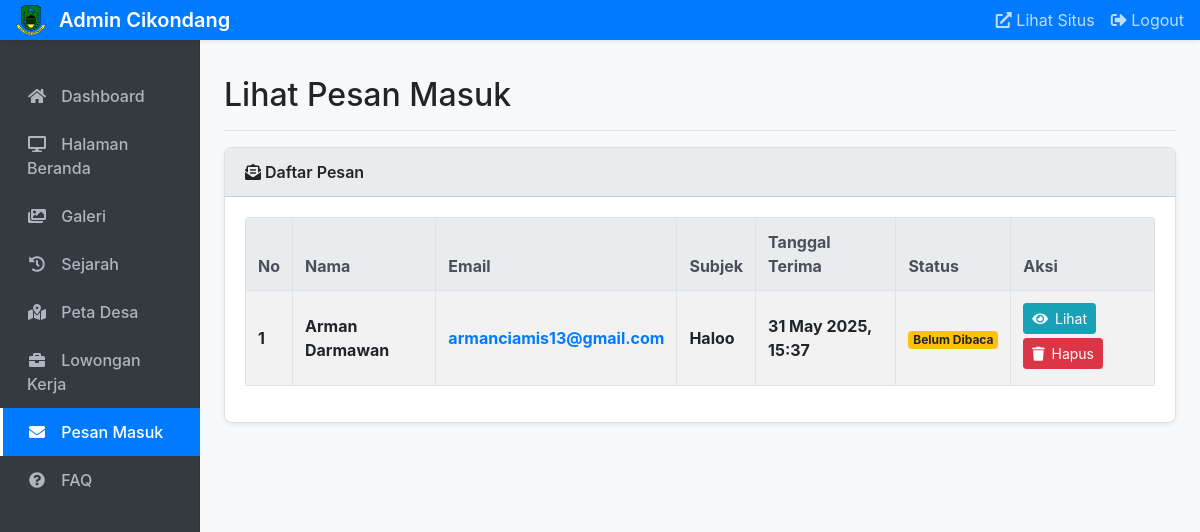
The app's page /admin/view_hubungi.php (signed in) with its own data.
### tables this page shows
CREATE TABLE `pesan_masuk` (
  `id` int(11) NOT NULL,
  `nama` varchar(100) NOT NULL,
  `email` varchar(100) NOT NULL,
  `subjek` varchar(255) NOT NULL,
  `pesan` text NOT NULL,
  `tanggal_terima` timestamp NOT NULL DEFAULT current_timestamp(),
  `tanggal_kirim` timestamp NOT NULL DEFAULT current_timestamp(),
  `status_baca` tinyint(1) NOT NULL DEFAULT 0
);

### admin/view_hubungi.php (the view, shortened to what this page needs)
<?php
include 'template/header.php';
include '../db/connection.php';
?>
<div class="d-flex justify-content-between flex-wrap flex-md-nowrap align-items-center pt-3 pb-2 mb-3 border-bottom">
    <h1 class="h2">Lihat Pesan Masuk</h1>
</div>
<div class="card">
    <div class="card-header">
        <i class="fas fa-envelope-open-text"></i> Daftar Pesan
    </div>
    <div class="card-body">
        <div class="table-responsive">
            <table class="table table-striped table-hover table-bordered">
                <thead class="thead-light">
                    <tr>
                        <th>No</th>
                        <th>Nama</th>
                        <th>Email</th>
                        <th>Subjek</th>
                        <th>Tanggal Terima</th>
                        <th>Status</th>
                        <th>Aksi</th>
                    </tr>
                </thead>
                <tbody>
                    <?php
                    $sql_pesan = "SELECT * FROM pesan_masuk ORDER BY tanggal_terima DESC";
                    $query_pesan = mysqli_query($connection, $sql_pesan);
                    $no = 1;
                    if (mysqli_num_rows($query_pesan) > 0) {
                        while ($pesan = mysqli_fetch_assoc($query_pesan)) {
                            $status_baca_badge = $pesan['status_baca'] == 1
                                ? '<span class="badge badge-success">Sudah Dibaca</span>'
                                : '<span class="badge badge-warning">Belum Dibaca</span>';
                            $row_style = $pesan['status_baca'] == 0 ? "font-weight:bold;" : "";
                            echo "<tr style='".$row_style."'>";
                            echo "<td>" . $no++ . "</td>";
                            echo "<td>" . htmlspecialchars($pesan['nama']) . "</td>";
                            echo "<td><a href='mailto:" . htmlspecialchars($pesan['email']) . "'>" . htmlspecialchars($pesan['email']) . "</a></td>";
                            echo "<td>" . htmlspecialchars($pesan['subjek']) . "</td>";
                            echo "<td>" . date('d M Y, H:i', strtotime($pesan['tanggal_terima'])) . "</td>";
                            echo "<td>" . $status_baca_badge . "</td>";
                            echo "<td>
                                    <button type='button' class='btn btn-sm btn-info btn-lihat-pesan mb-1'
                                        data-idpesan='".$pesan['id']."'
                                        data-nama='".htmlspecialchars($pesan['nama'], ENT_QUOTES)."'
                                        data-email='".htmlspecialchars($pesan['email'], ENT_QUOTES)."'
                                        data-subjek='".htmlspecialchars($pesan['subjek'], ENT_QUOTES)."'
                                        data-pesan='".htmlspecialchars($pesan['pesan'], ENT_QUOTES)."'
                                        data-tanggal='".date('d M Y, H:i', strtotime($pesan['tanggal_terima']))."'
                                        data-statusbaca='".$pesan['status_baca']."'
                                        data-toggle='modal' data-target='#lihatPesanModal'>
                                        <i class='fas fa-eye'></i> Lihat
                                    </button>
                                    <a href='view_hubungi.php?aksi=hapus_pesan&id=" . $pesan['id'] . "' class='btn btn-sm btn-danger mb-1' onclick='return confirm(\"Apakah Anda yakin ingin menghapus pesan ini?\")'><i class='fas fa-trash'></i> Hapus</a>
                                  </td>";
                            echo "</tr>";
                        }
                    } else {
                        echo "<tr><td colspan='7' class='text-center'><div class='alert alert-info'><i class='fas fa-info-circle'></i> Tidak ada pesan masuk saat ini.</div></td></tr>";
                    }
                    ?>
                </tbody>
            </table>
        </div>
    </div>
</div>
<?php include 'template/footer.php'; ?>

### admin/template/header.php (style rules this page uses)
body { font-family: 'Inter', sans-serif; background-color: #f8f9fa; }
.card { border-radius: 0.5rem; box-shadow: 0 0.125rem 0.25rem rgba(0,0,0,.075); }
.card-header { background-color: #e9ecef; font-weight: 600; }
.table-responsive { border-radius: 0.25rem; }
.table th, .table td { vertical-align: middle; }
.table thead th { background-color: #e9ecef; border-bottom-width: 1px; }
.btn-sm .fa, .btn-sm .fas { margin-right: 3px; }

### records on screen
pesan_masuk: nama "Arman Darmawan", email "armanciamis13@gmail.com", subjek "Haloo", tanggal_terima "31 May 2025, 15:37", status_baca "Belum Dibaca"
